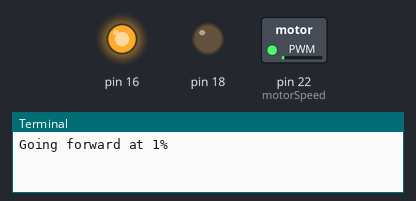
A program run on a simulated Raspberry Pi (header pin numbers). On the bench: switched loads named in the program (green lamp = pin HIGH), output pins drawn as LEDs (lit = HIGH), the last lines printed to the terminal. At 22.1 s the program stops and its outputs stay as they are.

Above: at 0.05 s.
At 2.55 s:
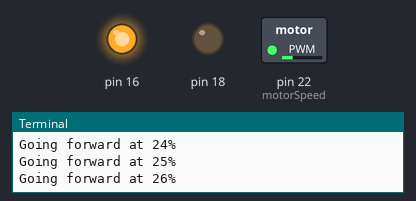
At 5.06 s:
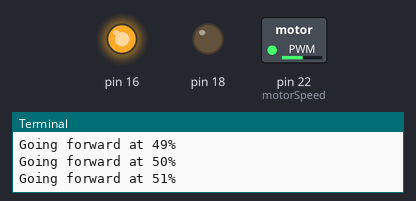
At 10.1 s:
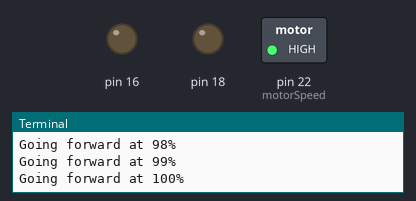
At 16.09 s:
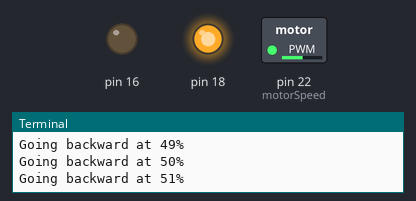
At 22.1 s:
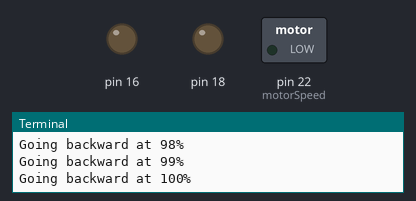
Timing chart, 0 to 23.6 s (numbered marks = the images above):
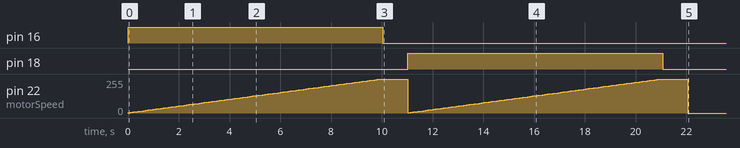

The program:

smallDcMotorV2.py
```python
import RPi.GPIO as GPIO
import time

GPIO.setmode(GPIO.BOARD)
GPIO.setup(16, GPIO.OUT)
GPIO.setup(18, GPIO.OUT)
GPIO.setup(22, GPIO.OUT)
motorSpeed = GPIO.PWM(22, 1000)
motorSpeed.start(0)

def forward(speed):
    print(f"Going forward at {speed}%")
    GPIO.output(16, True)
    GPIO.output(18, False)
    motorSpeed.ChangeDutyCycle(speed)

def backward(speed):
    print(f"Going backward at {speed}%")
    GPIO.output(16, False)
    GPIO.output(18, True)
    motorSpeed.ChangeDutyCycle(speed)

def stop():
    GPIO.output(16, False)
    GPIO.output(18, False)
    time.sleep(1)
    motorSpeed.ChangeDutyCycle(0)

try:
    speed = 0
    while speed < 100:
        speed += 1
        forward(speed)
        time.sleep(.1)
    stop()
    speed = 0
    while speed < 100:
        speed += 1
        backward(speed)
        time.sleep(.1)
    stop()
finally:
    motorSpeed.stop()
    GPIO.cleanup()
```

Measured:
- by itself, pin 16: LOW → HIGH at 0.00 s, → LOW 10.0 s later
- by itself, pin 18: LOW → HIGH at 11.0 s, → LOW 10.0 s later
- by itself, pin 22 (motorSpeed): ramps from 0/255 to 255/255 and jumps back, once every 11.0 s
